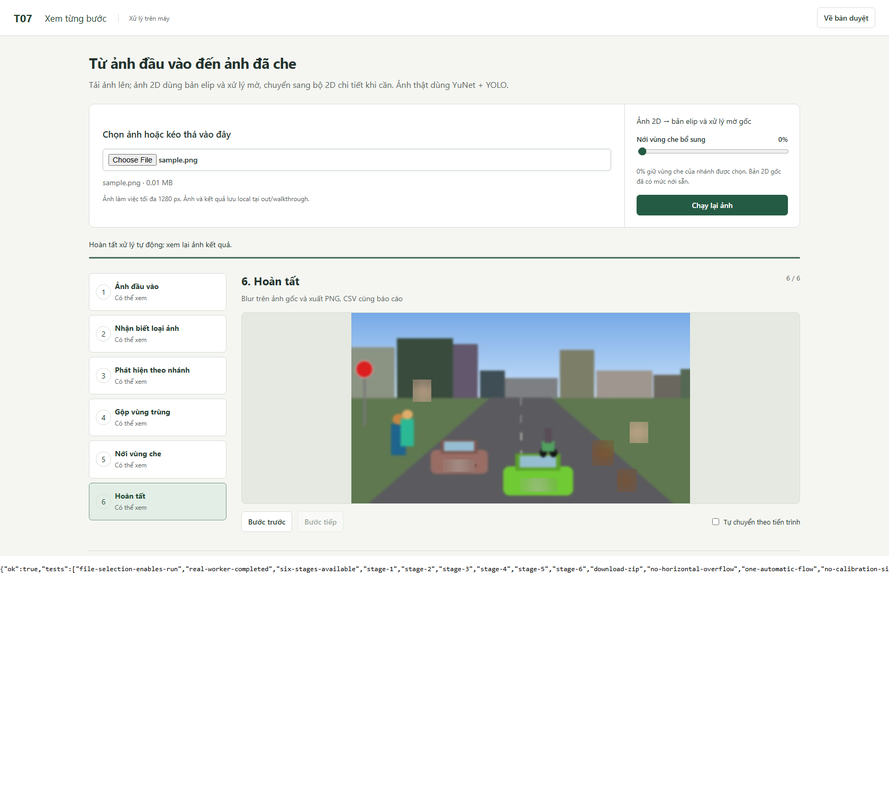
#> input picture reports/evidence/cascade_dev/web_desktop.png, 889 x 794 px, shrunk from 1680 x 1500 before the run
$ python -i t07_restoration.py   (imports and definitions only)   (older library calls are emulated)
#> lines starting #> are read from the running program, lines starting #| are printed output that depends on the picture
#> further down, picture is the input picture: shape (794, 889, 3); mean B, G, R 234.1, 236.4, 233.5
"""Gaussian PSF estimate and regularized Wiener restoration for 2D analysis."""
import cv2
import numpy as np


def estimate_sigma(image):
    gray=cv2.cvtColor(image,cv2.COLOR_BGR2GRAY).astype(np.float32)
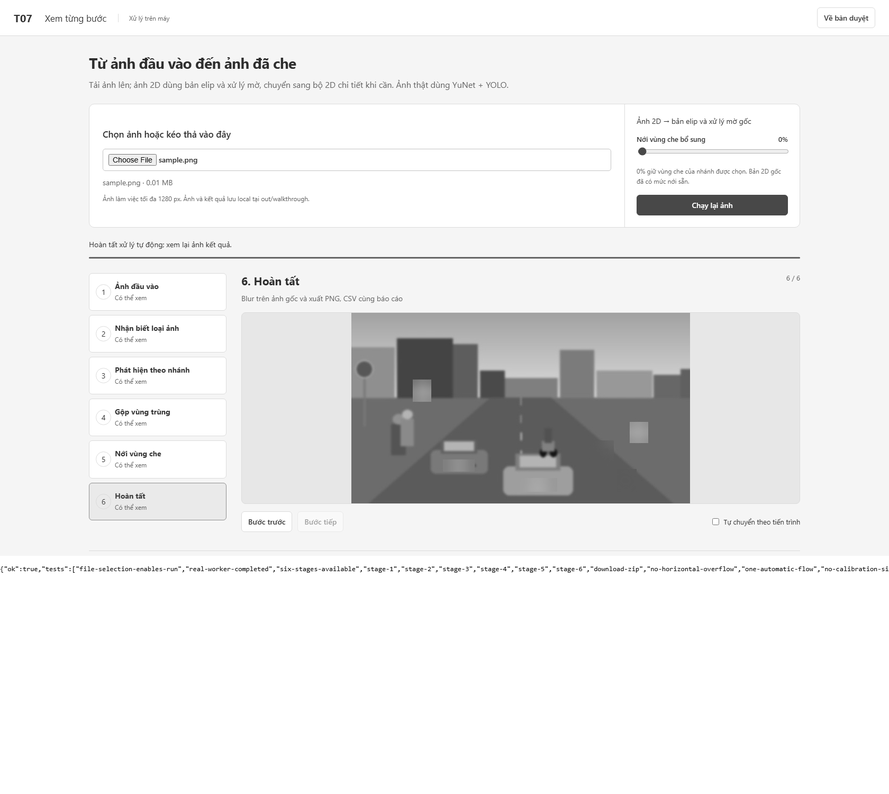
#> gray: shape (794, 889) float32; min 4, max 255, mean 235.2
    gray=cv2.GaussianBlur(gray,(0,0),.6)
    dx=cv2.Sobel(gray,cv2.CV_32F,1,0,ksize=3)
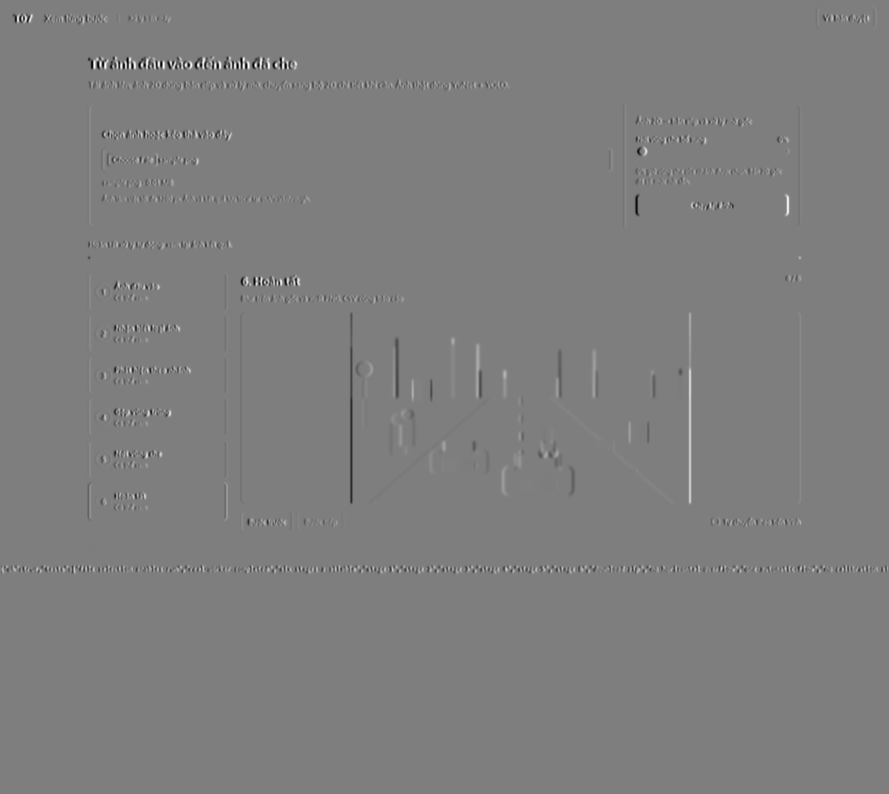
#> dx: shape (794, 889) float32; min -699.2, max 707.8, mean 0; drawn with min black and max white
    dy=cv2.Sobel(gray,cv2.CV_32F,0,1,ksize=3)
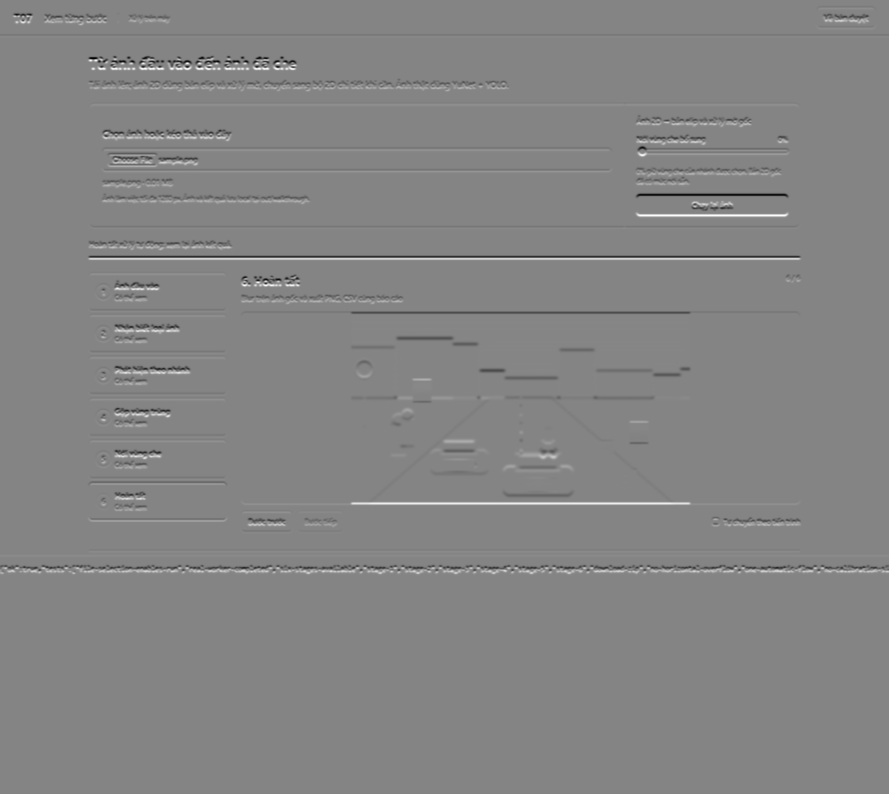
#> dy: shape (794, 889) float32; min -699.9, max 645.9, mean 0; drawn with min black and max white
    lap=cv2.Laplacian(gray,cv2.CV_32F,ksize=1)
    gradient=float(np.mean(dx*dx+dy*dy));curvature=float(np.mean(lap*lap))
#> after `gradient = float(np.mean(dx * dx + dy * dy))`: gradient = 3871.4
#> after `curvature = float(np.mean(lap * lap))`: curvature = 187.1
    if gradient<1e-4 or curvature<1e-6:return 0.
    effective=np.sqrt(gradient/(128*curvature))
#> effective = 0.402
    return float(np.sqrt(max(0,effective*effective-.6*.6)))


def wiener_gaussian(image,sigma,noise_ratio=.003):
    if sigma<=0:return image.copy()
    if not np.isfinite([sigma,noise_ratio]).all() or noise_ratio<=0:raise ValueError('Finite sigma and positive noise ratio required')
    margin=max(16,int(np.ceil(6*sigma)))
    work=cv2.copyMakeBorder(image,margin,margin,margin,margin,cv2.BORDER_REFLECT_101).astype(np.float32)
    height,width=work.shape[:2]
    fy=np.fft.fftfreq(height)[:,None];fx=np.fft.rfftfreq(width)[None,:]
    transfer=np.exp(-2*np.pi*np.pi*sigma*sigma*(fx*fx+fy*fy))
    inverse=(1+noise_ratio)*transfer/(transfer*transfer+noise_ratio)
    spectrum=np.fft.rfft2(work,axes=(0,1))
    restored=np.fft.irfft2(spectrum*inverse[:,:,None],s=(height,width),axes=(0,1))
    restored=restored[margin:-margin,margin:-margin]
    return np.clip(np.rint(restored),0,255).astype(np.uint8)


def restore_for_analysis(image,gain=1.,noise_ratio=.003):
    sigma=estimate_sigma(image)
    applied=min(3.,sigma*gain) if sigma>.9 else 0.
    return wiener_gaussian(image,applied,noise_ratio),dict(estimated_sigma=sigma,applied_sigma=applied,noise_ratio=noise_ratio)

>>> import cv2
>>> picture = cv2.imread('../../../cascade_dev/web_desktop.png')
>>> result = estimate_sigma(picture)
#> result = 0

$ run again, on reports/evidence/cascade_dev/web_mobile.png
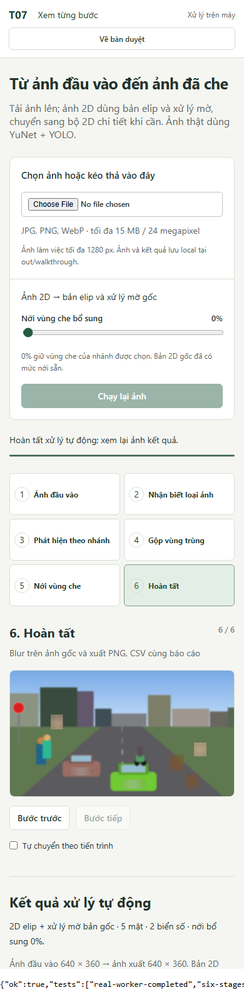
#> input picture reports/evidence/cascade_dev/web_mobile.png, 244 x 1000 px, shrunk from 390 x 1600 before the run
#> picture is the input picture: shape (1000, 244, 3); mean B, G, R 225.7, 228.3, 224.4
#> in estimate_sigma, `dy=cv2.Sobel(gray,cv2.CV_32F,0,1,ksize=3)`:
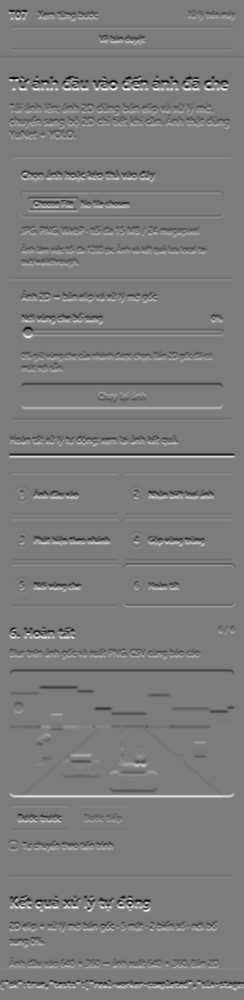
#> dy: shape (1000, 244) float32; min -665.8, max 699.5, mean 0; drawn with min black and max white
#> in estimate_sigma, `lap=cv2.Laplacian(gray,cv2.CV_32F,ksize=1)`:
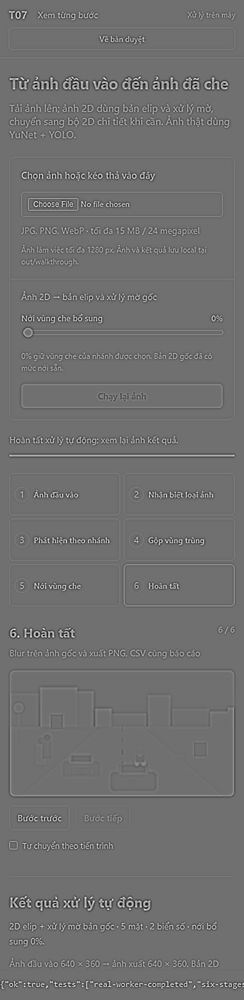
#> lap: shape (1000, 244) float32; min -227.6, max 289.8, mean 0; drawn with min black and max white
#> gradient = 10534.3
#> curvature = 598.4
#> effective = 0.371
#> result = 0
